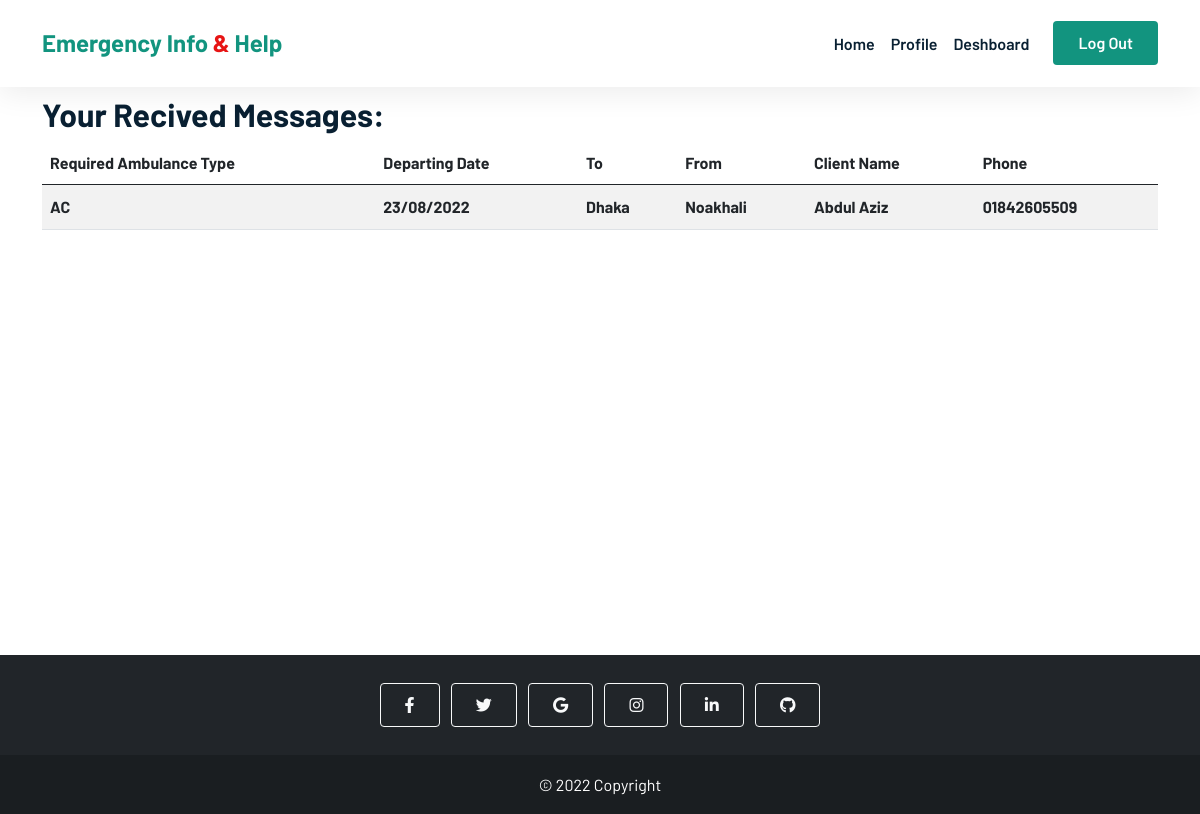
Page /ambulance_deshboard.php (signed in) on the committed database.
### tables this page shows
CREATE TABLE `ambulance_request` (
  `id` int(255) NOT NULL,
  `ambulance_type` varchar(32) NOT NULL,
  `departing_date` varchar(32) NOT NULL,
  `source_address` varchar(100) NOT NULL,
  `destination_address` varchar(100) NOT NULL,
  `customer_name` varchar(32) NOT NULL,
  `contact_number` varchar(32) NOT NULL,
  `ambulance_id` int(255) NOT NULL
);

### ambulance_deshboard.php (the view, shortened to what this page needs)
<?php
include_once 'config/db.php';
$id = $_SESSION['user']['id'];
$sql = "SELECT * FROM `ambulance_request` WHERE ambulance_id  = '$id'";
$results = $con->query($sql);
?>
<!DOCTYPE html>
<html lang="en">
<head>
  <link href="https://cdn.jsdelivr.net/npm/bootstrap@5.0.2/dist/css/bootstrap.min.css" rel="stylesheet" />
  <link rel="stylesheet" href="https://cdnjs.cloudflare.com/ajax/libs/font-awesome/6.1.1/css/all.min.css" />
  <link rel="stylesheet" href="css/style.css" />
</head>
<body>
  <header class="sticky-top">
    <nav class="navbar navbar-expand-lg bg-white">
      <div class="container">
        <a class="navbar-brand" href="index.php">Emergency Info <span>&</span> Help</a>
        <div class="collapse navbar-collapse" id="navbarNavDropdown">
          <ul class="navbar-nav ms-auto">
            <li class="nav-item">
              <a class="nav-link" aria-current="page" href="index.php">Home</a>
            </li>
            <li class="nav-item">
              <a class="nav-link" href="./ambulance_profile.php">Profile</a>
            </li>
            <li class="nav-item">
              <a class="nav-link active" href="./ambulance_deshboard.php">Deshboard</a>
            </li>
          </ul>
          <a href="logout.php" class="btn btn-brand ms-lg-3">Log Out</a>
        </div>
      </div>
    </nav>
  </header>
  <main>
    <div class="container deshboard">
      <h2 class="my-2">Your Recived Messages:</h2>
      <table class="table table-striped">
        <thead>
          <tr>
            <th scope="col">Required Ambulance Type</th>
            <th scope="col">Departing Date</th>
            <th scope="col">To</th>
            <th scope="col">From</th>
            <th scope="col">Client Name</th>
            <th scope="col">Phone</th>
          </tr>
        </thead>
        <tbody>
          <?php while ($row = $results->fetch_assoc()) : ?>
            <tr>
              <th scope="row"><?php echo $row['ambulance_type'] ?></th>
              <th scope="row"><?php echo $row['departing_date'] ?></th>
              <th scope="row"><?php echo $row['source_address']    ?></th>
              <th scope="row"><?php echo $row['destination_address']   ?></th>
              <th scope="row"><?php echo $row['customer_name'] ?></th>
              <th scope="row"><?php echo $row['contact_number'] ?></th>
            </tr>
          <?php endwhile; ?>
        </tbody>
      </table>
    </div>
  </main>
  <footer class="bg-dark text-center text-white">
    <div class="container p-4 pb-0">
      <section class="mb-4">
        <a class="btn btn-outline-light btn-floating m-1" href="#!" role="button"><i class="fab fa-facebook-f"></i></a>
        <a class="btn btn-outline-light btn-floating m-1" href="#!" role="button"><i class="fab fa-twitter"></i></a>
        <a class="btn btn-outline-light btn-floating m-1" href="#!" role="button"><i class="fab fa-google"></i></a>
        <a class="btn btn-outline-light btn-floating m-1" href="#!" role="button"><i class="fab fa-instagram"></i></a>
        <a class="btn btn-outline-light btn-floating m-1" href="#!" role="button"><i class="fab fa-linkedin-in"></i></a>
        <a class="btn btn-outline-light btn-floating m-1" href="#!" role="button"><i class="fab fa-github"></i></a>
      </section>
    </div>
    <div class="text-center p-3 footer-last">
      © 2022 Copyright
    </div>
  </footer>
</body>
</html>

### css/style.css (style rules this page uses)
* { margin: 0; padding: 0; box-sizing: border-box; list-style: none; }
html, body { font-family: "Barlow", sans-serif; line-height: 1.7; color: black; max-width: 100%; scroll-behavior: smooth; }
h1, h2, h3, h4, h5, h6 { font-weight: 700 !important; color: #092032; }
.navbar-nav .nav-link { color: #092032; text-decoration: none; transition: all 0.4s ease; font-weight: 600; }
a { color: #092032; text-decoration: none; }
.navbar { box-shadow: 0px 6px 30px rgba(0, 0, 0, 0.08); z-index: 1; padding: 1.5% 0; }
.navbar .navbar-brand { font-weight: 700; font-size: 24px; color: #12947f; }
.navbar-brand span { color: #e71414; }
.btn { padding: 9px 24px; font-weight: 600; }
.btn-brand { color: white; background-color: #12947f; }
.footer-last { background-color: rgba(0, 0, 0, 0.2); }
a { color: black; }
.deshboard { min-height: 70vh; }

### rows in the picture
ambulance_request: ambulance_type "AC", departing_date "23/08/2022", source_address "Dhaka", destination_address "Noakhali", customer_name "Abdul Aziz", contact_number "01842605509"
